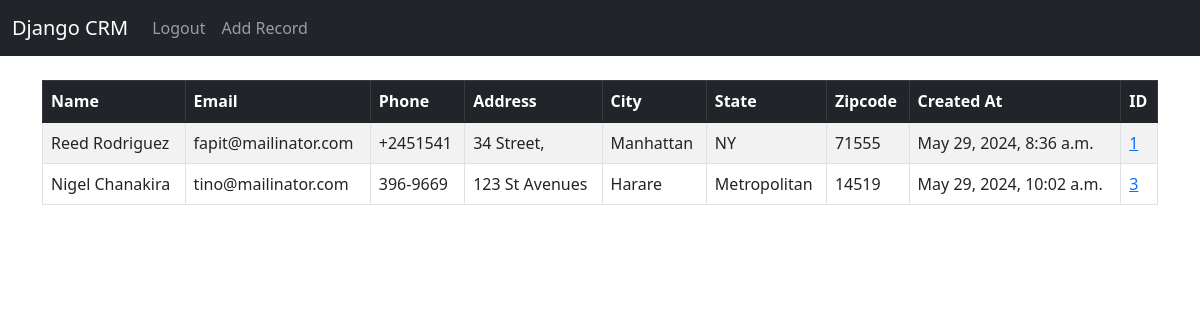
The app's page / (signed in) with its own data.
### website/models.py (models this page shows, shortened)
class Record(models.Model):
    created_at = models.DateTimeField(auto_now_add=True)
    first_name = models.CharField(max_length=50)
    last_name = models.CharField(max_length=50)
    email = models.CharField(max_length=100)
    phone = models.CharField(max_length=15)
    address = models.CharField(max_length=100)
    city = models.CharField(max_length=50)
    state = models.CharField(max_length=50)
    zipcode = models.CharField(max_length=20)

### website/views.py (the view)
# urls.py: 2. Add a URL to urlpatterns:  path('', views.home, name='home')
def home(request):
    records = Record.objects.all()
    if request.method == 'POST':
        username = request.POST['username']
        password = request.POST['password']
        user = authenticate(request,username=username, password = password)
        if user is not None:
            login(request,user)
            messages.success(request,'You have been logged in!')
            return redirect('home')
        else:
            messages.success(request,'There was an error logging in, please try again...')
            return redirect('home')
    else:
        return render(request,'home.html',{'records':records})

### website/templates/home.html (shortened to what this page needs)
{% extends 'base.html' %}
{% block content %}
    {% if user.is_authenticated %}
    <table class="table table-striped table-hover table-bordered">
      <thead class="table-dark">
        <tr>
          <th scope="col">Name</th>
          <th scope="col">Email</th>
          <th scope="col">Phone</th>
          <th scope="col">Address</th>
          <th scope="col">City</th>
          <th scope="col">State</th>
          <th scope="col">Zipcode</th>
          <th scope="col">Created At</th>
          <th scope="col">ID</th>
        </tr>
      </thead>
      <tbody>
          {%if records%}
          {%for record in records%}
          <tr>
            <td>{{record.first_name}} {{record.last_name}}</td>
           <td>{{record.email}}</td>
           <td> {{record.phone}}</td>
          <td>  {{record.address}}</td>
           <td> {{record.city}}</td>
           <td> {{record.state}}</td>
            <td>{{record.zipcode}}</td>
           <td> {{record.created_at}}</td>
            <td> <a href="{% url 'record' record.id %}">{{record.id}}</a></td>
          </tr>
          {%endfor%}
        {%endif%}
      </tbody>
      </table>
    {%endif %}
{% endblock %}

### website/templates/base.html (shortened to what this page needs)
{% load static %}
<!doctype html>
<html lang="en">
  <head>
    <link rel="stylesheet" href="{% static 'bootstrap.min.css'%}">
  </head>
  <body>
    {% include 'navbar.html' %}
  <div class="container">
    <br>
    {% block content %}
    {% endblock %}
  </div>
  </body>
</html>

### website/templates/navbar.html (shortened to what this page needs)
<nav class="navbar navbar-expand-lg navbar-dark bg-dark">
    <div class="container-fluid">
      <a class="navbar-brand" href="{%url 'home' %}">Django CRM</a>
      <div class="collapse navbar-collapse" id="navbarSupportedContent">
        <ul class="navbar-nav me-auto mb-2 mb-lg-0">
          {% if user.is_authenticated %}
          <li class="nav-item">
            <a class="nav-link" href="{% url 'logout' %}">Logout</a>
          </li>
          <li class="nav-item">
            <a class="nav-link" href="{% url 'add-record' %}">Add Record</a>
          </li>
            {%endif%}
        </ul>
      </div>
    </div>
  </nav>

### records on screen
Record: first_name "Reed", last_name "Rodriguez", email "fapit@mailinator.com", phone "+2451541", address "34 Street,", city "Manhattan", state "NY", zipcode "71555", created_at "May 29, 2024, 8:36 a.m.", id "1"
Record: first_name "Nigel", last_name "Chanakira", email "tino@mailinator.com", phone "396-9669", address "123 St Avenues", city "Harare", state "Metropolitan", zipcode "14519", created_at "May 29, 2024, 10:02 a.m.", id "3"
